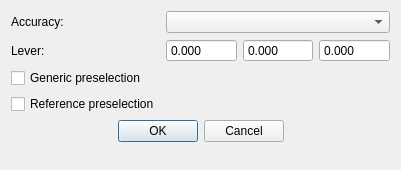
<?xml version="1.0" encoding="UTF-8"?>
<ui version="4.0">
 <class>Dialog</class>
 <widget class="QDialog" name="Dialog">
  <property name="geometry">
   <rect>
    <x>0</x>
    <y>0</y>
    <width>401</width>
    <height>170</height>
   </rect>
  </property>
  <property name="windowTitle">
   <string>Dialog</string>
  </property>
  <layout class="QFormLayout" name="formLayout">
   <item row="0" column="0">
    <widget class="QLabel" name="accuracy_label">
     <property name="text">
      <string>Accuracy:</string>
     </property>
    </widget>
   </item>
   <item row="0" column="1">
    <widget class="QComboBox" name="accuracy_combo"/>
   </item>
   <item row="1" column="0">
    <widget class="QLabel" name="lever_label">
     <property name="text">
      <string>Lever:</string>
     </property>
    </widget>
   </item>
   <item row="1" column="1">
    <layout class="QHBoxLayout" name="horizontalLayout">
     <item>
      <widget class="QDoubleSpinBox" name="lever_x_spin">
       <property name="frame">
        <bool>true</bool>
       </property>
       <property name="buttonSymbols">
        <enum>QAbstractSpinBox::ButtonSymbols::NoButtons</enum>
       </property>
       <property name="decimals">
        <number>3</number>
       </property>
       <property name="minimum">
        <double>-99.998999999999995</double>
       </property>
       <property name="maximum">
        <double>99.998999999999995</double>
       </property>
      </widget>
     </item>
     <item>
      <widget class="QDoubleSpinBox" name="lever_y_spin">
       <property name="buttonSymbols">
        <enum>QAbstractSpinBox::ButtonSymbols::NoButtons</enum>
       </property>
       <property name="decimals">
        <number>3</number>
       </property>
       <property name="minimum">
        <double>-99.998999999999995</double>
       </property>
       <property name="maximum">
        <double>99.998999999999995</double>
       </property>
      </widget>
     </item>
     <item>
      <widget class="QDoubleSpinBox" name="lever_z_spin">
       <property name="buttonSymbols">
        <enum>QAbstractSpinBox::ButtonSymbols::NoButtons</enum>
       </property>
       <property name="decimals">
        <number>3</number>
       </property>
       <property name="minimum">
        <double>-99.998999999999995</double>
       </property>
       <property name="maximum">
        <double>99.998999999999995</double>
       </property>
      </widget>
     </item>
    </layout>
   </item>
   <item row="2" column="0">
    <widget class="QCheckBox" name="generic_preselection_check">
     <property name="text">
      <string>Generic preselection</string>
     </property>
    </widget>
   </item>
   <item row="3" column="0">
    <widget class="QCheckBox" name="reference_preselection_check">
     <property name="text">
      <string>Reference preselection</string>
     </property>
    </widget>
   </item>
   <item row="4" column="0" colspan="2">
    <widget class="QDialogButtonBox" name="button_box">
     <property name="orientation">
      <enum>Qt::Orientation::Horizontal</enum>
     </property>
     <property name="standardButtons">
      <set>QDialogButtonBox::StandardButton::Cancel|QDialogButtonBox::StandardButton::Ok</set>
     </property>
     <property name="centerButtons">
      <bool>true</bool>
     </property>
    </widget>
   </item>
  </layout>
 </widget>
 <resources/>
 <connections>
  <connection>
   <sender>button_box</sender>
   <signal>accepted()</signal>
   <receiver>Dialog</receiver>
   <slot>accept()</slot>
   <hints>
    <hint type="sourcelabel">
     <x>248</x>
     <y>254</y>
    </hint>
    <hint type="destinationlabel">
     <x>157</x>
     <y>274</y>
    </hint>
   </hints>
  </connection>
  <connection>
   <sender>button_box</sender>
   <signal>rejected()</signal>
   <receiver>Dialog</receiver>
   <slot>reject()</slot>
   <hints>
    <hint type="sourcelabel">
     <x>316</x>
     <y>260</y>
    </hint>
    <hint type="destinationlabel">
     <x>286</x>
     <y>274</y>
    </hint>
   </hints>
  </connection>
 </connections>
</ui>
